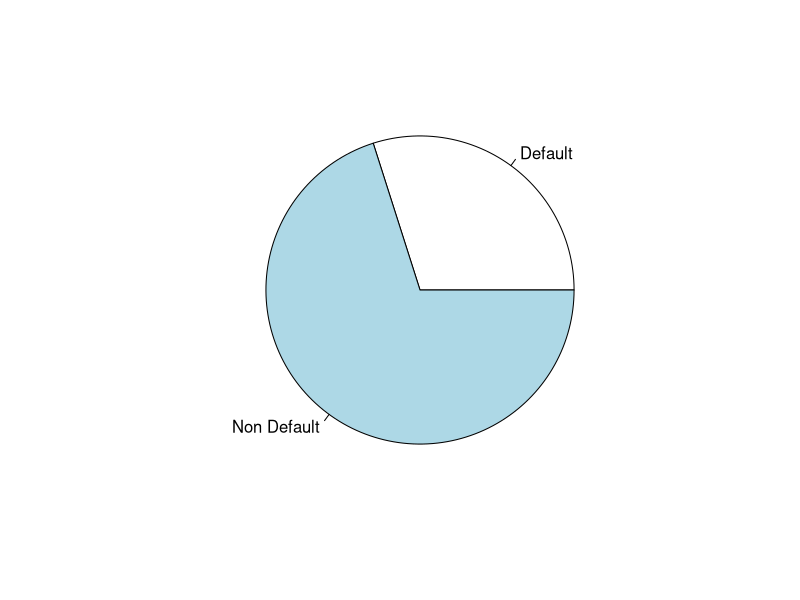

This figure's R source: (Note: this script raises an error after producing the figure.)

### Setting Working Directory
setwd("D:/REVA/Finance")

## Load library "Party" for running the Decision Tree
install.packages("partykit")
library(partykit)

##Read the data in the file
cust_data<-read.csv("Default_On_Payment.csv")

cust_data <- cust_data[complete.cases(cust_data),]

## Create a new Factor variable "Default_Payment" in the table
cust_data$Default_Payment <- factor(ifelse(cust_data$Default_On_Payment==1,"Default", "Non Default"))

## Check the distribution on new variable "Default_Payment"
table(cust_data$Default_Payment)

pie(table(cust_data$Default_Payment))

# Quick checks and exploration of the data
dim(cust_data)
## [1] 40119    23
str(cust_data)

head(cust_data)

tail(cust_data)

summary(cust_data)

ctrl<- ctree_control(mincriterion = 0.95, minsplit = 100, minbucket = 100)
fit <- ctree(Default_Payment~ Housing + Status_Checking_Acc, 
             data=cust_data, control=ctrl)
plot(fit,main="Conditional Inference Tree for Default_Payment ")

print(fit)

###detailed results including splits
summary(fit)
